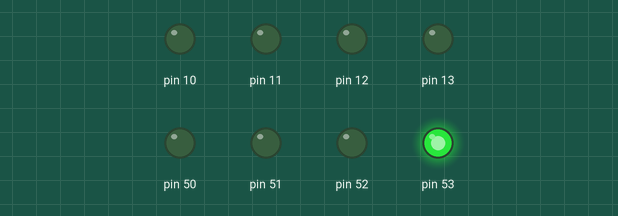
This sketch was run on a simulated Arduino Mega 2560, built with avr-gcc and run on an emulated ATmega2560. On the bench: output pins drawn as LEDs (lit = HIGH).

Above: at 0.1 s.
At 0.32 s:
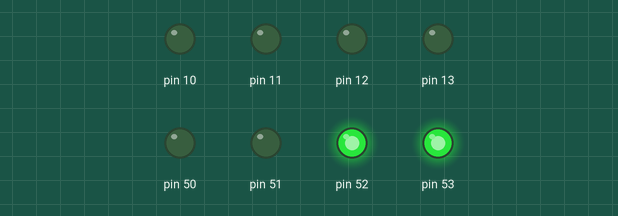
At 0.76 s:
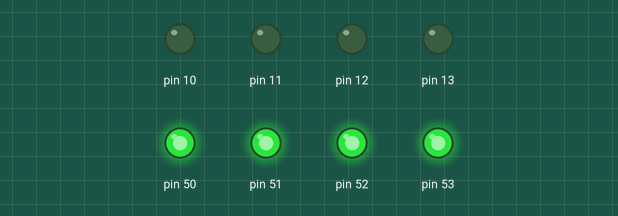
At 1.42 s:
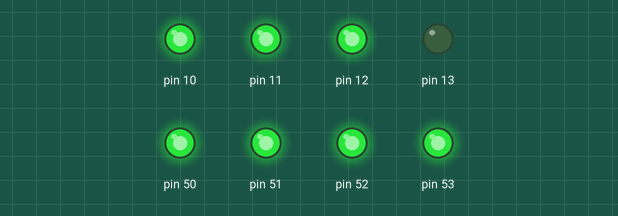
At 2.07 s:
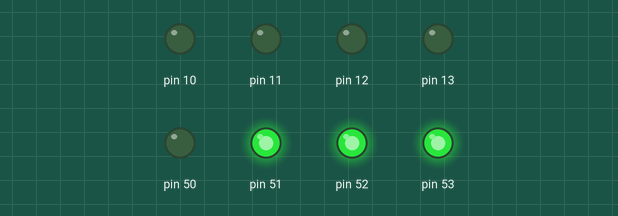
At 2.73 s:
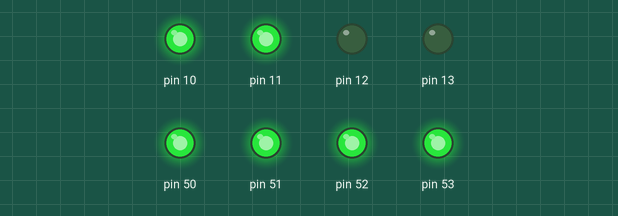
Timing chart, 0 to 3.0 s (numbered marks = the images above):
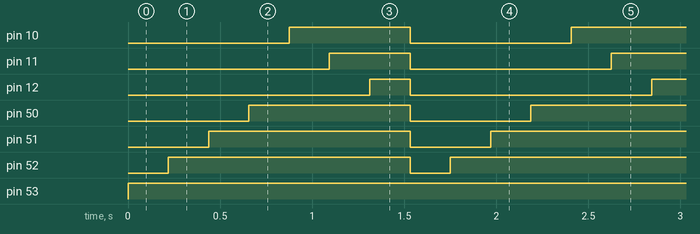

Measured:
- by itself, pin 10: alternates HIGH for 0.66 s and LOW for 0.88 s
- by itself, pin 11: alternates HIGH for 0.44 s and LOW for 1.1 s
- by itself, pin 12: alternates HIGH for 0.22 s and LOW for 1.3 s
- by itself, pin 50: alternates HIGH for 0.88 s and LOW for 0.66 s
- by itself, pin 51: alternates HIGH for 1.1 s and LOW for 0.44 s
- by itself, pin 52: alternates HIGH for 1.3 s and LOW for 0.22 s
- by itself, pin 53: LOW → HIGH at 0.00 s

The sketch:

sketch__2_.ino
```cpp
void setup() {
  // put your setup code here, to run once:
  volatile char *ddr_b=(char*)0x24;
  *ddr_b=0xff;

}

void loop() {
  // put your main code here, to run repeatedly:
  volatile char *port_b=(char*)0x25;

 volatile char i;
 volatile long x;
  *port_b=0;
 for(i=0;i<7;i++)
 {
  *port_b|=(1<<i);
  for(x=0;x<100000;x++);

 }


}
```
